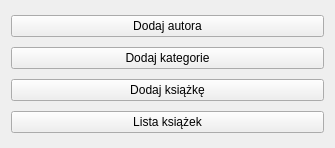
<?xml version="1.0" encoding="UTF-8"?>
<ui version="4.0">
 <class>mainUi</class>
 <widget class="QWidget" name="mainUi">
  <property name="geometry">
   <rect>
    <x>0</x>
    <y>0</y>
    <width>335</width>
    <height>148</height>
   </rect>
  </property>
  <property name="windowTitle">
   <string>BookDatabase</string>
  </property>
  <layout class="QVBoxLayout" name="verticalLayout">
   <item>
    <widget class="QPushButton" name="addAuthorButton">
     <property name="text">
      <string>Dodaj autora</string>
     </property>
    </widget>
   </item>
   <item>
    <widget class="QPushButton" name="addCategoryButton">
     <property name="text">
      <string>Dodaj kategorie</string>
     </property>
    </widget>
   </item>
   <item>
    <widget class="QPushButton" name="addBookButton">
     <property name="text">
      <string>Dodaj książkę</string>
     </property>
    </widget>
   </item>
   <item>
    <widget class="QPushButton" name="bookListButton">
     <property name="text">
      <string>Lista książek</string>
     </property>
    </widget>
   </item>
  </layout>
 </widget>
 <resources/>
 <connections/>
</ui>
